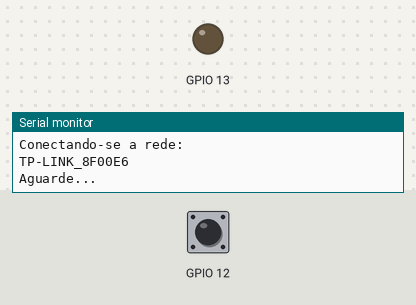
Recording of a sketch running on a simulated ESP8266 (NodeMCU). Shown: output pins drawn as LEDs (lit = HIGH), the last lines printed to the serial monitor. The inputs (shaded band) are chosen by the test bench; at power-on: GPIO 12 HIGH. WiFi joins after 1.5 s; servers stay silent unless stated.

Above: at 0.1 s.
At 15.6 s:
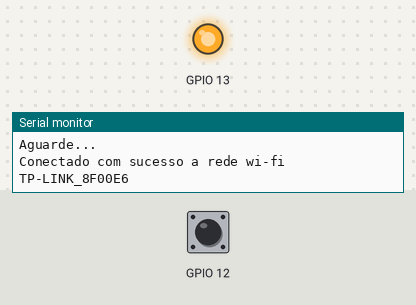
Timing chart, 0 to 17.1 s (numbered marks = the images above):
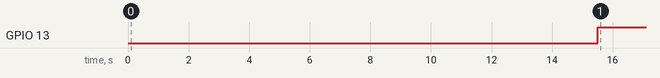

Measured:
- by itself, GPIO 13: LOW → HIGH at 15.5 s

The sketch:

estado_porta.ino
```cpp
#include <ESP8266WiFi.h>
#define SSID_REDE "TP-LINK_8F00E6" /* coloque aqui o nome da rede que se deseja conectar */
#define SENHA_REDE "afonsopena101477centro" /* coloque aqui a senha da rede que se deseja conectar */
#define INTERVALO_ENVIO_THINGSPEAK 15000 /* intervalo entre envios de dados ao ThingSpeak (em ms) */

/* constantes e variáveis globais */
char endereco_api_thingspeak[] = "api.thingspeak.com";
String chave_escrita_thingspeak = "861LDWEKV2DJUAM7";  /* Coloque aqui sua chave de escrita do seu canal */
unsigned long last_connection_time;
WiFiClient client;


/* prototypes */
void envia_informacoes_thingspeak(String string_dados);
void init_wifi(void);
void conecta_wifi(void);
void verifica_conexao_wifi(void);

/*
* Implementações
*/

/* Função: envia informações ao ThingSpeak
* Parâmetros: String com a informação a ser enviada
* Retorno: nenhum
*/
void envia_informacoes_thingspeak(String string_dados)
{
    if (client.connect(endereco_api_thingspeak, 80))
    {
        /* faz a requisição HTTP ao ThingSpeak */
        client.print("POST /update HTTP/1.1\n");
        client.print("Host: api.thingspeak.com\n");
        client.print("Connection: close\n");
        client.print("X-THINGSPEAKAPIKEY: "+chave_escrita_thingspeak+"\n");
        client.print("Content-Type: application/x-www-form-urlencoded\n");
        client.print("Content-Length: ");
        client.print(string_dados.length());
        client.print("\n\n");
        client.print(string_dados);

        last_connection_time = millis();
        Serial.println("- Informações enviadas ao ThingSpeak!");
    }
}

/* Função: inicializa wi-fi
* Parametros: nenhum
* Retorno: nenhum
*/
void init_wifi(void)
{
    Serial.println("------WI-FI -----");
    Serial.println("Conectando-se a rede: ");
    Serial.println(SSID_REDE);
    Serial.println("\nAguarde...");

    conecta_wifi();
}

/* Função: conecta-se a rede wi-fi
* Parametros: nenhum
* Retorno: nenhum
*/
void conecta_wifi(void)
{
    /* Se ja estiver conectado, nada é feito. */
    if (WiFi.status() == WL_CONNECTED)
    {
        return;
    }

    /* refaz a conexão */
    WiFi.begin(SSID_REDE, SENHA_REDE);

    while (WiFi.status() != WL_CONNECTED)
    {
        delay(100);
    }

    Serial.println("Conectado com sucesso a rede wi-fi \n");
    Serial.println(SSID_REDE);
}

/* Função: verifica se a conexao wi-fi está ativa
* (e, em caso negativo, refaz a conexao)
* Parametros: nenhum
* Retorno: nenhum
*/
void verifica_conexao_wifi(void)
{
    conecta_wifi();
}
void setup() {
  // put your setup code here, to run once:
  pinMode(13, OUTPUT);
  pinMode(12, INPUT_PULLUP);
 Serial.begin(115200);
    last_connection_time = 0;


    /* Inicializa e conecta-se ao wi-fi */
    init_wifi();
}

void loop() {

    int estado;
    char estadoenviar[1];
    /* Força desconexão ao ThingSpeak (se ainda estiver conectado) */
    if (client.connected())
    {
        client.stop();
        Serial.println("- Desconectado do ThingSpeak");
        Serial.println();
    }

    /* Garante que a conexão wi-fi esteja ativa */
    verifica_conexao_wifi();

    /* Verifica se é o momento de enviar dados para o ThingSpeak */
    if( millis() - last_connection_time > INTERVALO_ENVIO_THINGSPEAK )
    {

        if (digitalRead(12) == HIGH)
       { //SE A LEITURA DO PINO FOR IGUAL A HIGH, FAZ
        digitalWrite(13, HIGH);  //ACENDE O LED
        estado = 1;
        sprintf(estadoenviar,"field1=%d",estado);
        envia_informacoes_thingspeak(estadoenviar);
       }
        else{ //SENÃO, FAZ
        digitalWrite(13, LOW); //APAGA O LED
        estado= 0;
        sprintf(estadoenviar,"field1=%d",estado);
        envia_informacoes_thingspeak(estadoenviar);
       }

    }

    delay(1000);

}
```
